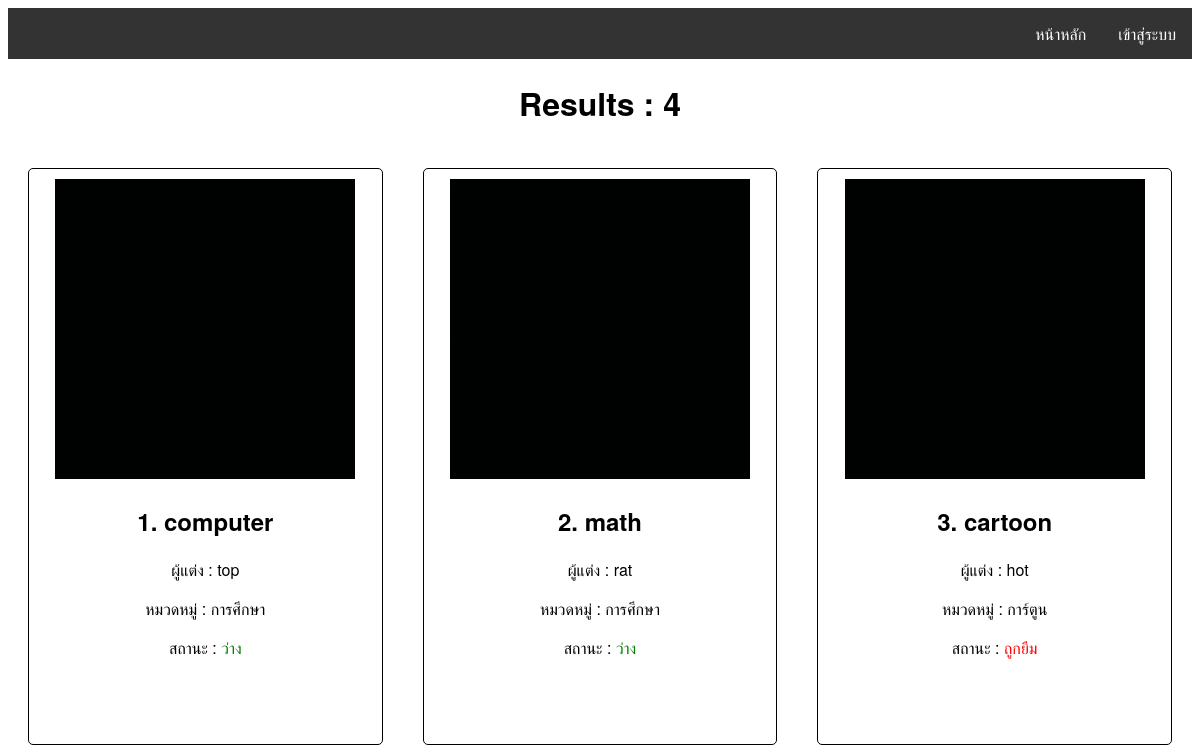
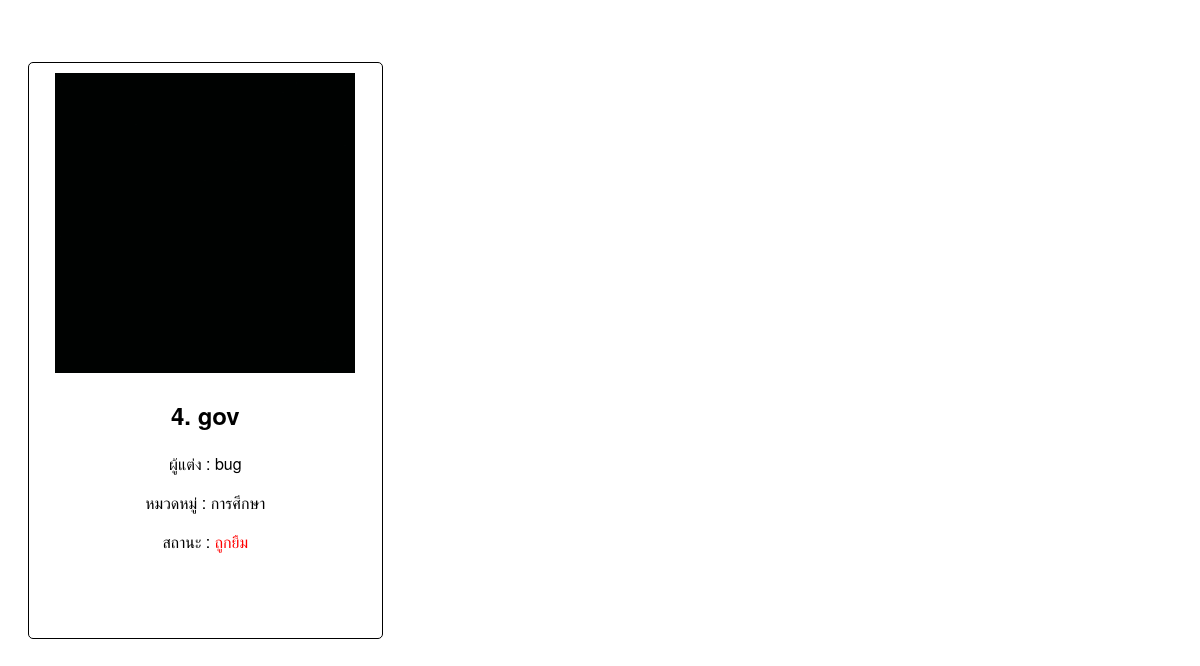
Before: / with the older database file (2 pictures, top to bottom).
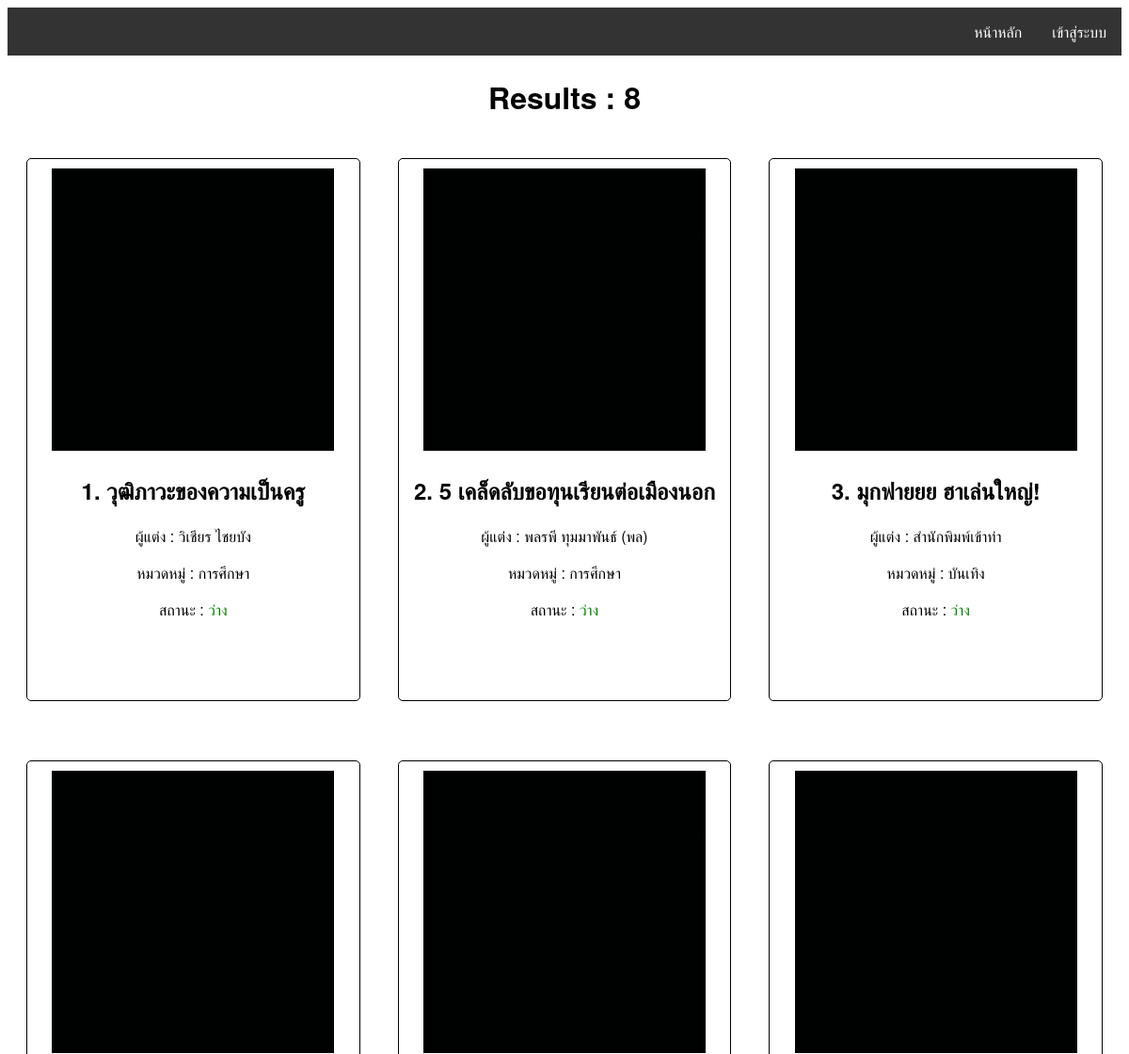
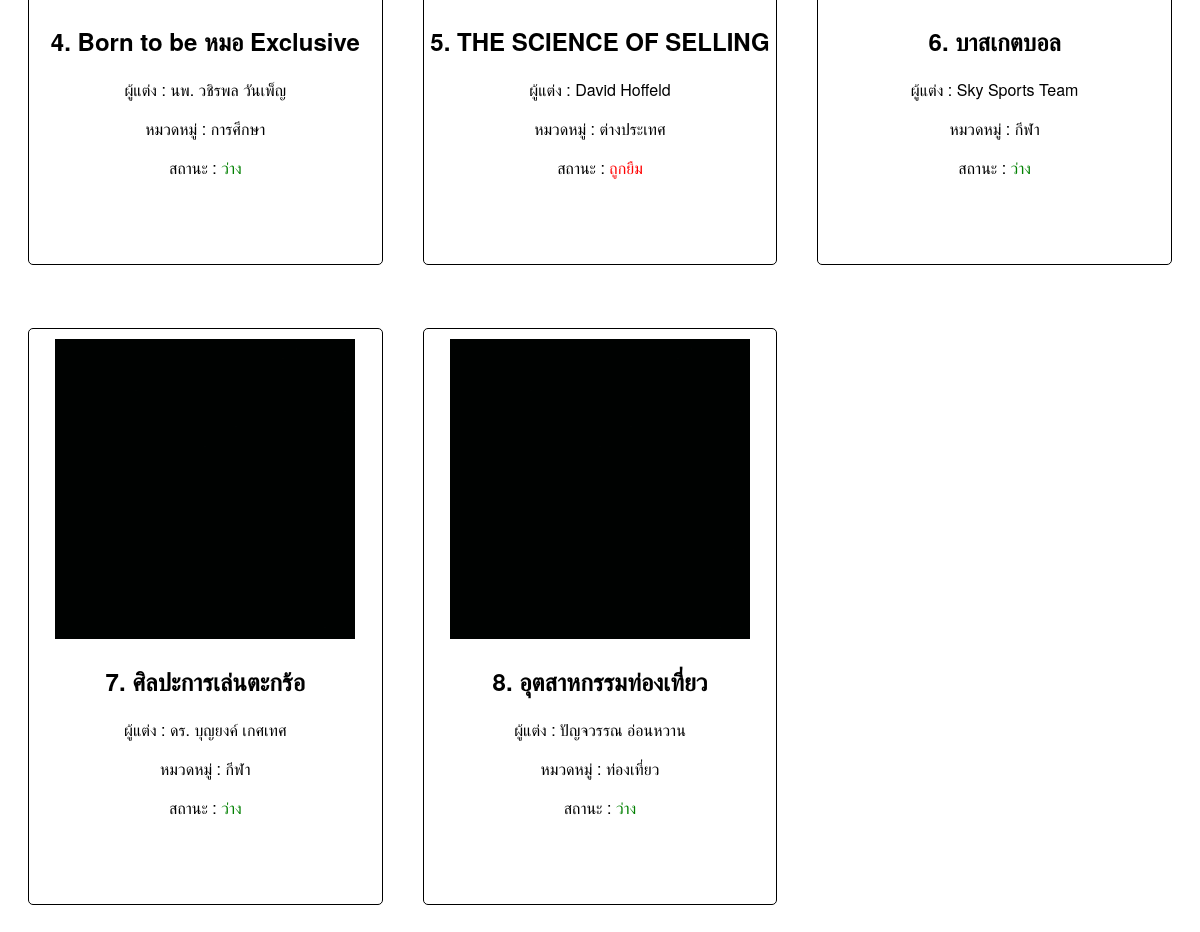
After: the same page with the newer database file (2 pictures, top to bottom).
### tables this page shows
CREATE TABLE `book` (
  `b_id` int(11) NOT NULL,
  `b_name` varchar(255) NOT NULL,
  `b_au` varchar(255) NOT NULL,
  `b_cate` int(11) NOT NULL,
  `b_status` varchar(255) NOT NULL,
  `b_img` text NOT NULL
);

CREATE TABLE `category` (
  `c_id` int(11) NOT NULL,
  `b_cate` varchar(255) NOT NULL,
  `c_name` varchar(255) NOT NULL
);

### index.php (the view, shortened to what this page needs)
<!DOCTYPE html>
<html>
<head>
    <link rel="stylesheet" href="css.css">
</head>
<body>
    <?php
        include "navbar.php";
        $sql = "SELECT b_id, b_name, b_au, b.b_cate, b_status, b_img, c.b_cate, c_name  FROM `book` b, category c WHERE c.b_cate = b.b_cate";
        $query = $conn -> query($sql);
        $row = $query -> num_rows;
    ?>
            <div align="center" ><h1>Results : <?php echo $row; ?></h1></div>
    <?php
        $num = 1;
        while($show = $query -> fetch_array()){
           if($num%3 == 1){
    ?>
                <div class="row">
    <?php
            }
    ?>
            <div class="col">
                <div class="border">
                <div style="text-align:center; margin-top:10px;">
                    <img src="img/<?php echo $show['b_img']; ?>" width="300" height="300">
                </div>
                <div class="detail" style="text-align:center;">
                    <h2><?php echo $num++ . ". " . $show["b_name"]; ?></h2>
                    <p>ผู้แต่ง : <?php echo $show["b_au"]; ?></p>
                    <p>หมวดหมู่ : <?php echo $show["c_name"]; ?></p>
                    <p>สถานะ : <?php if($show["b_status"] == "a"){
                        echo "<font color='green'>ว่าง</font>";
                    }else{
                        echo "<font color='red'>ถูกยืม</font>";
                    } ?></p>
                </div>
                </div>
            </div>
            <?php
                if($num % 3 == 1){
            ?>
            </div>
    <?php
                }
        }
    ?>
</body>
</html>

### navbar.php (shortened to what this page needs)
<div class="navbar">
    <ul>
        <?php
            if($_SESSION["t_id"] == null){
                echo "<li><a href='login.php'>เข้าสู่ระบบ</a></li>";
            }
        ?>
        <li><a href="index.php">หน้าหลัก</a></li>
    </ul>
</div>

### css.css (style rules this page uses)
.border { border:1px solid black; height:575px; border-radius: 5px; margin:20px; }
.navbar ul { list-style-type: none; margin: 0; padding: 0; overflow: hidden; background-color: #333; }
.navbar { margin-bottom: 10px; }
.navbar li { float: right; }
.detail { text-align: center; }
.navbar li a { display: block; color: white; text-align: center; padding: 14px 16px; text-decoration: none; }
.col { height:600px; margin-bottom: 40px; float:left; width:33.3333333%; }
body { font-family: "Helvetica Neue", Helvetica, Arial, sans-serif; }

Changed rows visible on the page:
changed book: b_name "computer" → "วุฒิภาวะของความเป็นครู"; b_au "top" → "วิเชียร ไชยบัง"
changed book: b_name "math" → "5 เคล็ดลับขอทุนเรียนต่อเมืองนอก"; b_au "rat" → "พลรพี ทุมมาพันธ์ (พล)"
changed book: b_name "cartoon" → "มุกฟายยย ฮาเล่นใหญ่!"; b_au "hot" → "สำนักพิมพ์เข้าท่า"; category.c_name "การ์ตูน" → "บันเทิง"; b_status "ถูกยืม" → "ว่าง"
changed book: b_name "gov" → "Born to be หมอ Exclusive"; b_au "bug" → "นพ. วชิรพล วันเพ็ญ"; b_status "ถูกยืม" → "ว่าง"
added book: b_img (picture), b_name "THE SCIENCE OF SELLING", b_au "David Hoffeld", category.c_name "ต่างประเทศ", b_status "ถูกยืม"
added book: b_img (picture), b_name "บาสเกตบอล", b_au "Sky Sports Team", category.c_name "กีฬา", b_status "ว่าง"
added book: b_img (picture), b_name "ศิลปะการเล่นตะกร้อ", b_au "ดร. บุญยงค์ เกศเทศ", category.c_name "กีฬา", b_status "ว่าง"
added book: b_img (picture), b_name "อุตสาหกรรมท่องเที่ยว", b_au "ปัญจวรรณ อ่อนหวาน", category.c_name "ท่องเที่ยว", b_status "ว่าง"
Other visible differences:
$row: "4" → "8"
